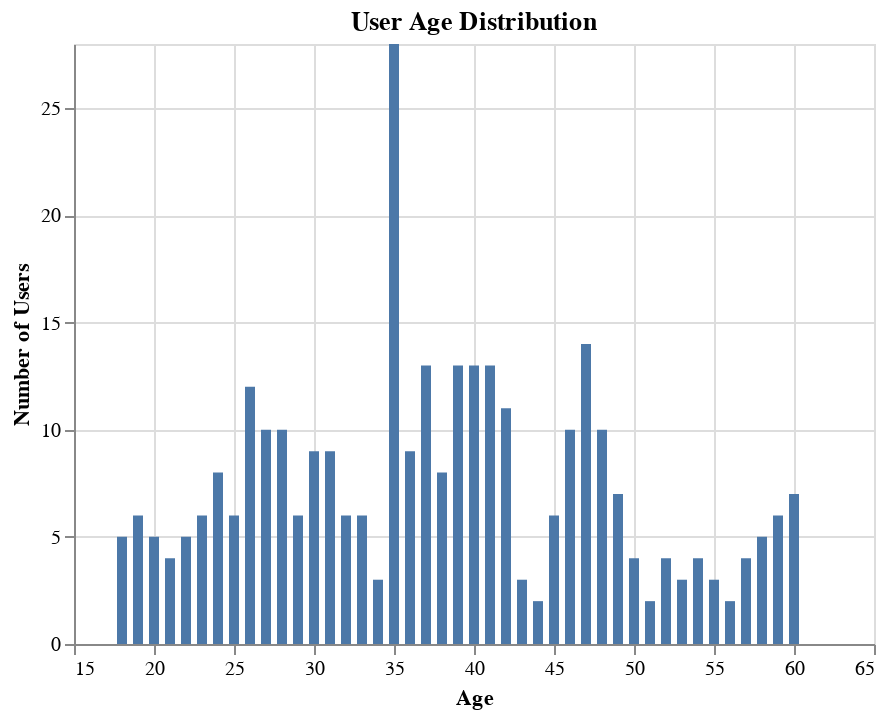

The notebook cell this image was saved under:
### Markdown cell above
Comparing the summary for purchased vs not purchased class, we can see that the mean age and mean estimated salary are higher for purchased class.

### Code cell
alt.Chart(media_df_train).mark_bar().encode(
    alt.X("Age"),
    alt.Y("count()", title = "Number of Users"),
).properties(title = "User Age Distribution")

### Figure 1 — Vega-Lite specification as saved in the notebook (floating-point values rounded to 4 significant figures; data arrays with more than 128 entries replaced by an {"elided": "..."} marker saying what was removed)
{"$schema": "https://vega.github.io/schema/vega-lite/v3.4.0.json", "config": {"mark": {"tooltip": null}, "view": {"height": 300, "width": 400}}, "data": {"name": "data-1d3b0e0fee3d6508ad3faee76fa53a52"}, "datasets": {"data-1d3b0e0fee3d6508ad3faee76fa53a52": {"elided": "320 records"}}, "encoding": {"x": {"field": "Age", "type": "quantitative"}, "y": {"aggregate": "count", "title": "Number of Users", "type": "quantitative"}}, "mark": "bar", "title": "User Age Distribution"}
